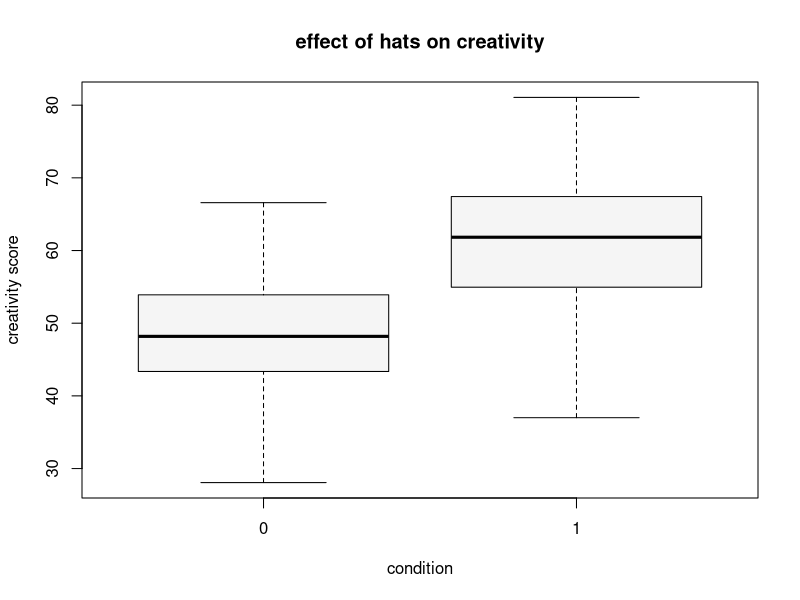
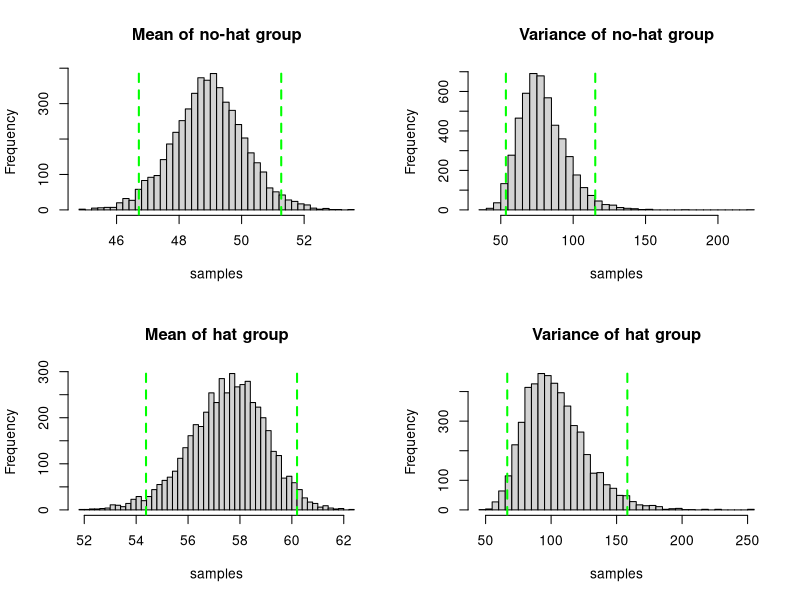
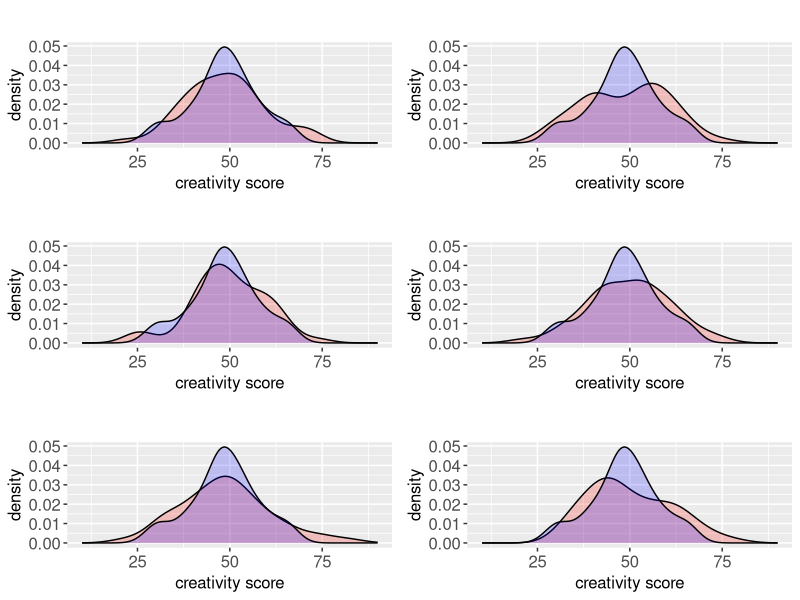
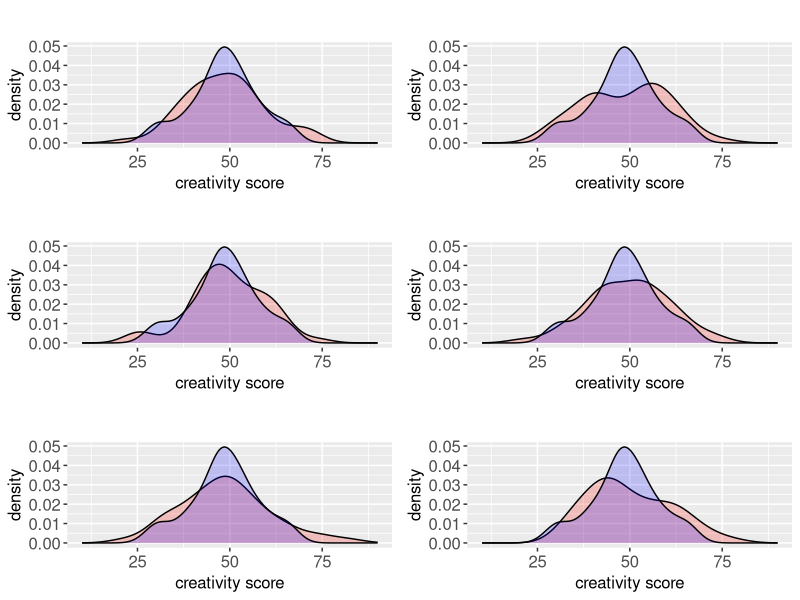
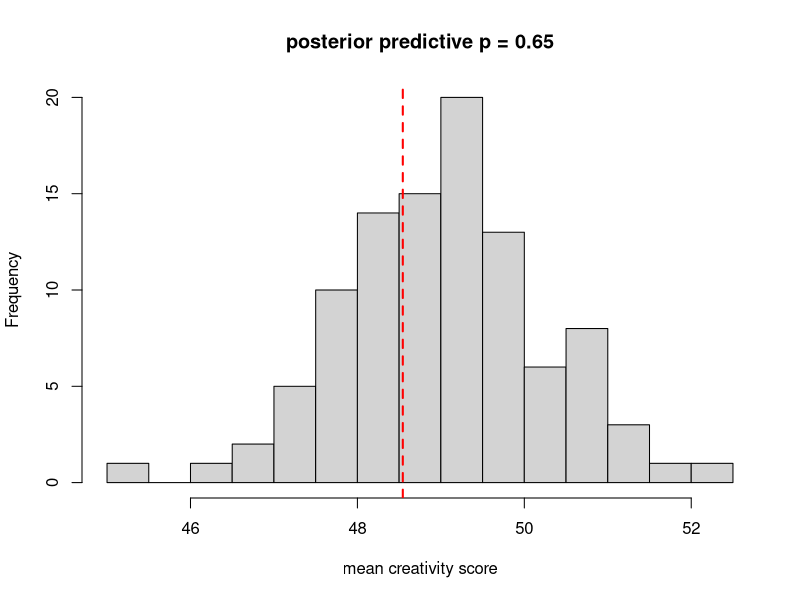

Write R code to recreate these figures, in order.
## ---- chunk 1
set.seed(1774) # Laplace easter egg ;)

hat <- rnorm(50, 60, 10)
nohat <- rnorm(50, 50, 10)
dat <- data.frame(score = c(nohat, hat), hat = rep(0:1, each = 50))

boxplot(score ~ hat, dat, col = 'grey96',
        ylab = 'creativity score', xlab = 'condition',
        main = 'effect of hats on creativity')
## ---- chunk 2
gibbs <- function(mu0, w0, v0, sigma0, y, n.iter = 5000) {
  n <- length(y)
  
  v1 <- v0 + n
  mu_post <- rep(mean(y), n.iter)
  var_post <- rep(var(y), n.iter)
  
  for (i in 2:n.iter) {
    mu <- mu_post[i-1]
    sigma2 <- var_post[i-1]
    
    w1 <- 1 / (n / sigma2 + 1 / w0^2)
    mu1 <- ((n / sigma2) * mean(y) + (1 / w0^2) * mu0) / (n / sigma2 + 1 / w0^2)
    
    mu_post[i] <- rnorm(1, mu1, w1)
    
    S <- sum((y - mu)^2)
    var_post[i] <- 1 / rgamma(1, v1 / 2, S / 2)
  }
  
  cbind(mu_post, var_post)
}
## ---- chunk 3
plot_post <- function(samples, title) {
  samples <- sort(samples)
  hist(samples, breaks = 60, main = title)
  abline(v = samples[length(samples) * 0.025], lwd = 2, lty = 'dashed', col = 'green')
  abline(v = samples[length(samples) * 0.975], lwd = 2, lty = 'dashed', col = 'green')
}

post0 <- gibbs(50, 2, 4, 10, subset(dat$score, dat$hat == 0))
post1 <- gibbs(50, 2, 4, 10, subset(dat$score, dat$hat == 1))

par(mfrow = c(2, 2))
plot_post(post0[, 1], title = 'Mean of no-hat group')
plot_post(post0[, 2], title = 'Variance of no-hat group')
plot_post(post1[, 1], title = 'Mean of hat group')
plot_post(post1[, 2], title = 'Variance of hat group')
## ---- chunk 4
library('ggplot2')
library('gridExtra')


ppsim <- function(sample, n, times = 100) {
  replicate(times, rnorm(n, sample[, 1], sqrt(sample[, 2])))
}


plot_ppsim <- function(y, post, title = '') {
  times <- 100
  n <- length(y)
  ppost <- ppsim(post, n, times)
  
  yrep <- ppost[, sample(1:times)[1]]
  pred <- data.frame(score = c(y, yrep), type = factor(rep(c('y', 'yrep'), each = n)))
  observed <- pred[pred$type == 'y', ]
  predicted <- pred[pred$type == 'yrep', ]
  
  ggplot(pred, aes(x = score, fill = type)) +
    geom_density(data = predicted, fill = 'red', alpha = .2) +
    geom_density(data = observed, fill = 'blue', alpha = .2) +
    theme(axis.text = element_text(size = 12), axis.title = element_text(size = 12),
          plot.title = element_text(size = 20, face = 'bold'),
          strip.text.x = element_text(size = 14)) +
    labs(x = 'creativity score', title = title) + xlim(10, 90)
}
## ---- chunk 5
ppost0 <- ppsim(post0, 50)
plots0 <- lapply(1:6, function(.x) plot_ppsim(nohat, ppost0))
do.call(grid.arrange, plots0)
## ---- chunk 6
ppost1 <- ppsim(post1, 50)
plots1 <- lapply(1:6, function(.x) plot_ppsim(nohat, ppost1))
do.call(grid.arrange, plots0)
## ---- chunk 7
par(mfrow = c(1, 1))
ppcheck <- function(ppsamples, test) apply(ppsamples, 2, test)

T_mean <- ppcheck(ppost0, mean)
hist(T_mean, breaks = 20, xlab = 'mean creativity score',
     main = paste('posterior predictive p =', mean(T_mean > mean(nohat))))
abline(v = mean(nohat), col = 'red', lwd = 2, lty = 'dashed')
